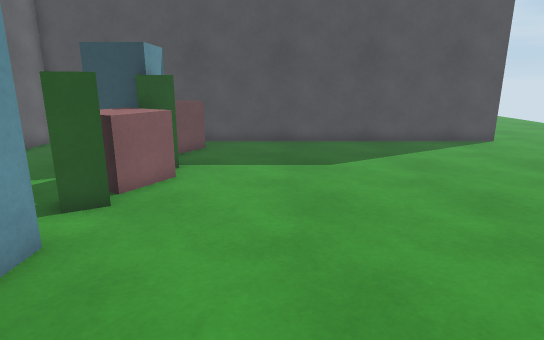
view 1 (above)

16 first-person views from a walk through a Unity game level. The camera is 1.4 m above the floor, tilts 14° down and sees 75° across. The floor is counted in squares, 0.5 m on a side. Each view is taken from the middle of a square. On the plan, view 1 faces up. The plan holds only what a view shows up to about 20 squares ahead; the rest is blank. The place goes on beyond the plan.

view 2
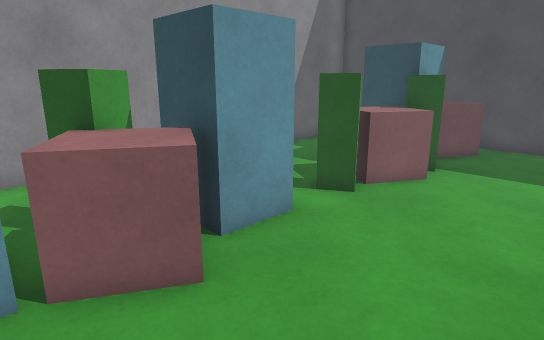

view 3
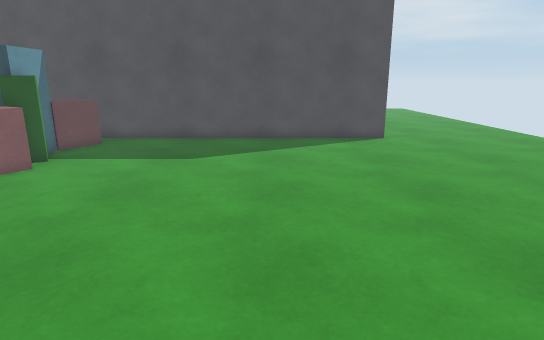

view 4
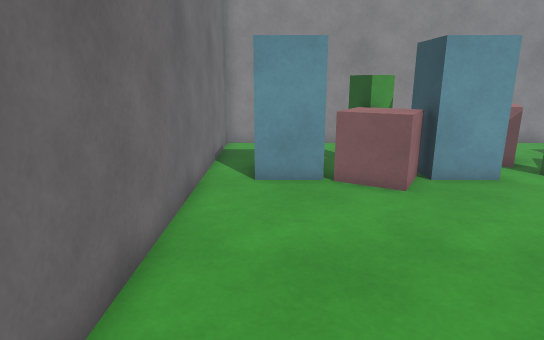

view 5
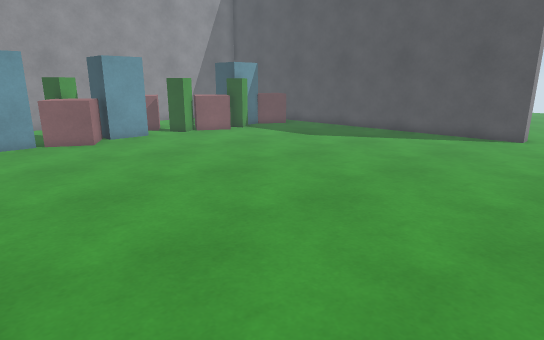

view 6
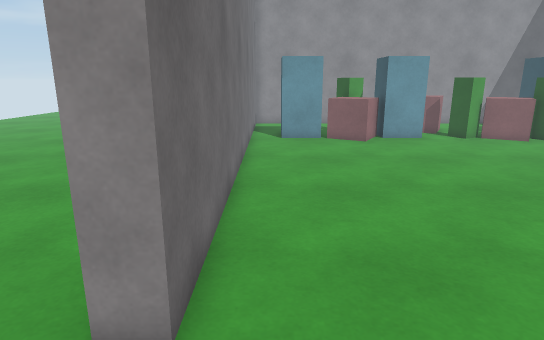

view 7
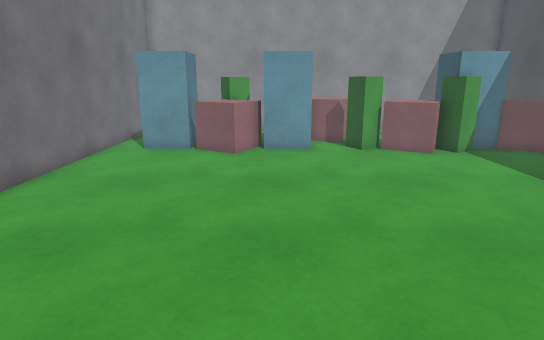

view 8
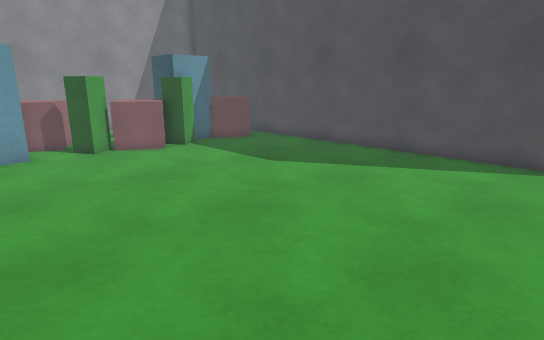

view 9
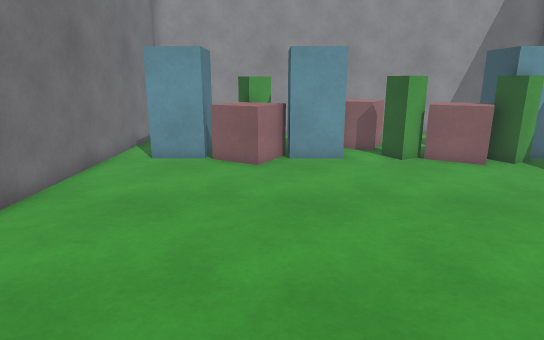

view 10
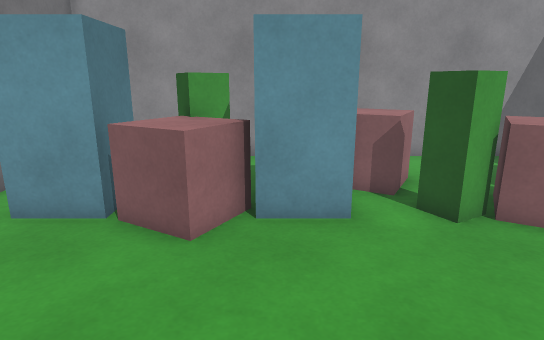

view 11
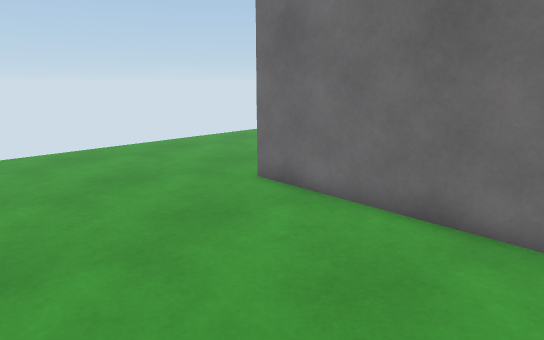

view 12
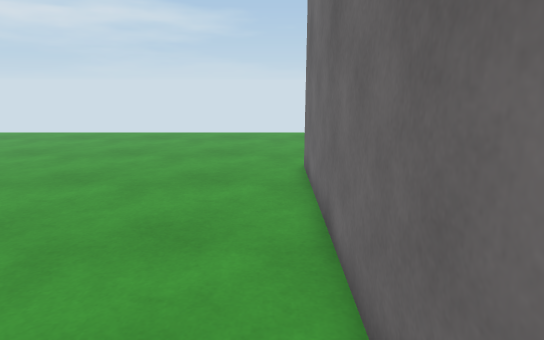

view 13
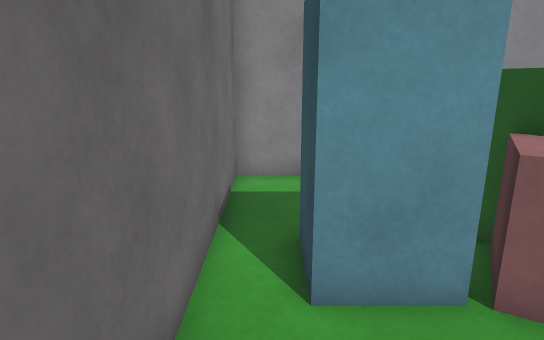

view 14
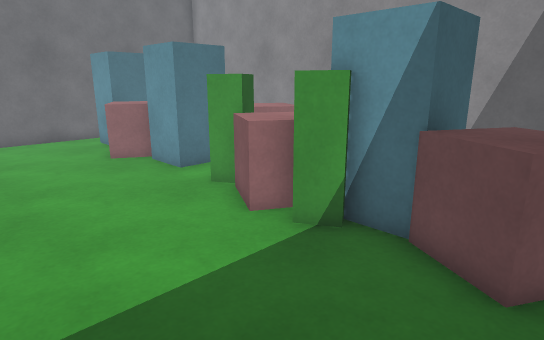

view 15
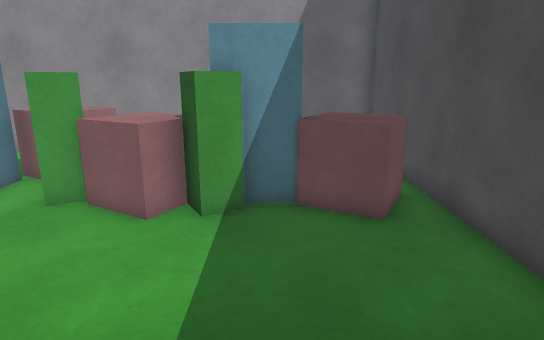

view 16
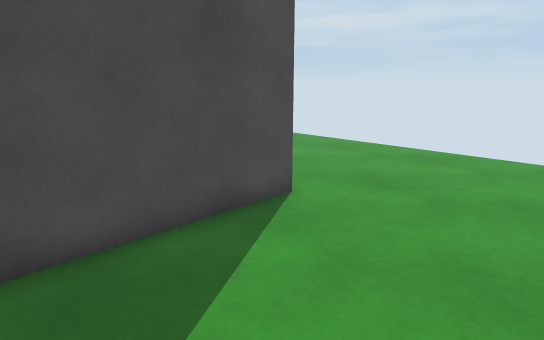

### Floor plan
Points are (right, up) in squares from view 1. A wall is a line through its corners. A room is listed if a view was taken in it or the views show most of it. See-through windows are left out.
Room 1 (views 1, 2, 3, 4, 6, 7, 8, 9, 10, 11, 12, 13, 14, 15, 16)
walls: (10.7, 17) (-10.5, 17) (-10.5, -3.1) (10.7, -3.1)
ways out: opening at (13, -3.5) to room 2; opening at (13, 17.5) to room 2
objects: other object (-8, 5) to (-6, 8); other object (-7, 2) to (-5, 3); other object (-6, -1) to (-4, 0); other object (-6, 4) to (-4, 6); other object (-6, 9) to (-3, 11); other object (-6, 12) to (-4, 13); other object (-6, 14); other object (-5, 1) to (-3, 3); other object (-5, 7) to (-4, 9); other object (-5, 14) to (-3, 16); other object (-4, 11) to (-3, 12)
Room 2 (view 5)
walls: (10.7, -3.1) (10.7, -4); (10.7, 17.9) (10.7, 17)
ways out: opening at (13, -3.5) to room 1; opening at (13, 17.5) to room 1

Where each view was taken, in squares from view 1:
view 1: 0 up, 0 right, facing up
view 2: 0 up, 1 right, facing up-left
view 3: 1 down, 5 right, facing up
view 4: 1 down, 6 right, facing left
view 5: 3 down, 14 right, facing up-left
view 6: 2 down, 14 right, facing left
view 7: 4 up, 11 right, facing left
view 8: 3 up, 11 right, facing up-left
view 9: 3 up, 9 right, facing left
view 10: 4 up, 3 right, facing left
view 11: 4 up, 3 right, facing down-right
view 12: 2 down, 1 left, facing right
view 13: 2 down, 0 right, facing left
view 14: 16 up, 2 right, facing down-left
view 15: 13 up, 4 right, facing left
view 16: 11 up, 4 right, facing up-right
